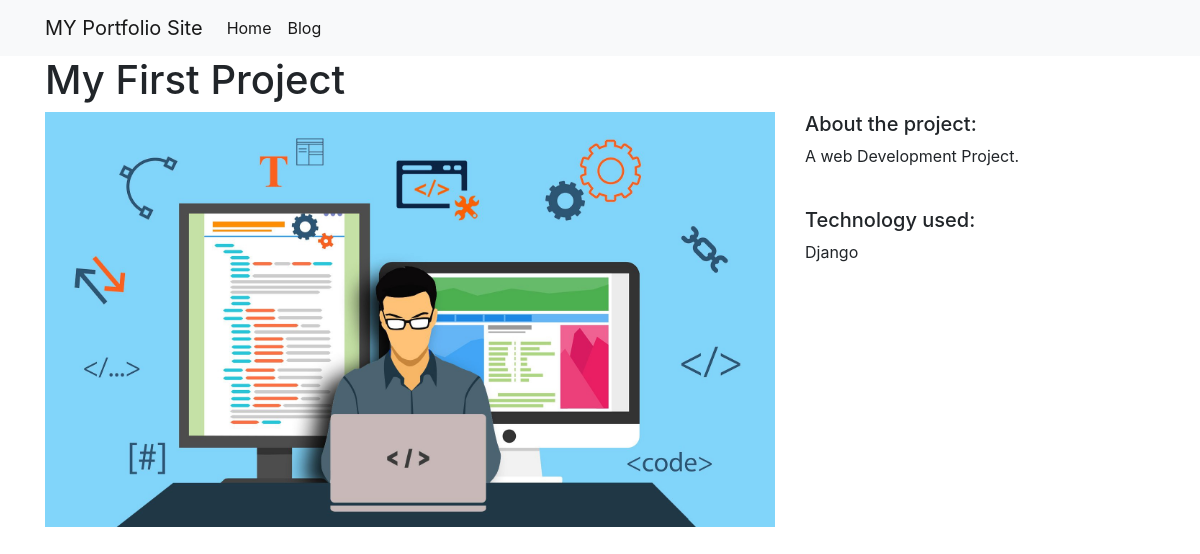
/1/, run on the app's committed database.
### projects/models.py (models this page shows)
class Project(models.Model):
    title = models.CharField(max_length=100)
    description = models.TextField()
    technology = models.CharField(max_length=20)
    image = models.FilePathField(path="/img")

### projects/views.py (the view)
# urls.py: path("<int:pk>/", views.project_detail, name="project_detail"),
def project_detail(request, pk):
    project = Project.objects.get(pk=pk)
    context = {"project": project}
    return render(request, "project_detail.html", context)

### projects/templates/project_detail.html
{% extends "base.html" %}
{% load static %}
{% block page_content %}
<h1>{{ project.title }}</h1>
<div class="row">
    <div class="col-md-8">
        <img src="{% static project.image %}" alt="" width="100%">
    </div>
    <div class="col-md-4">
        <h5>About the project:</h5>
        <p>{{ project.description }}</p>
        <br>
        <h5>Technology used:</h5>
        <p>{{ project.technology }}</p>
    </div>
</div>
{% endblock %}

### data on the page
Project: title "My First Project", image (picture), description "A web Development Project.", technology "Django"
